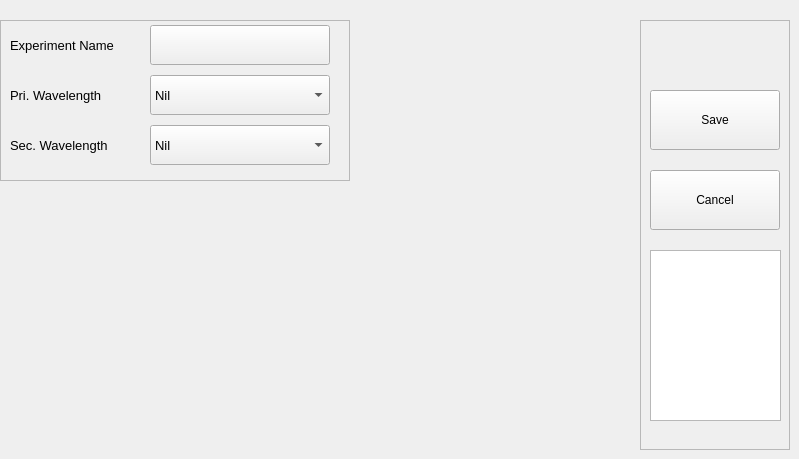
    <widget class="QWidget" name="page_5">
     <widget class="QFrame" name="frame_11">
      <property name="geometry">
       <rect>
        <x>0</x>
        <y>20</y>
        <width>350</width>
        <height>161</height>
       </rect>
      </property>
      <property name="frameShape">
       <enum>QFrame::StyledPanel</enum>
      </property>
      <property name="frameShadow">
       <enum>QFrame::Raised</enum>
      </property>
      <widget class="QLabel" name="label_34">
       <property name="geometry">
        <rect>
         <x>10</x>
         <y>15</y>
         <width>135</width>
         <height>20</height>
        </rect>
       </property>
       <property name="font">
        <font>
         <pointsize>10</pointsize>
        </font>
       </property>
       <property name="text">
        <string>Experiment Name</string>
       </property>
      </widget>
      <widget class="QLabel" name="label_35">
       <property name="geometry">
        <rect>
         <x>10</x>
         <y>65</y>
         <width>135</width>
         <height>20</height>
        </rect>
       </property>
       <property name="font">
        <font>
         <pointsize>10</pointsize>
        </font>
       </property>
       <property name="text">
        <string>Pri. Wavelength</string>
       </property>
      </widget>
      <widget class="QLabel" name="label_36">
       <property name="geometry">
        <rect>
         <x>10</x>
         <y>115</y>
         <width>135</width>
         <height>20</height>
        </rect>
       </property>
       <property name="font">
        <font>
         <pointsize>10</pointsize>
        </font>
       </property>
       <property name="text">
        <string>Sec. Wavelength</string>
       </property>
      </widget>
      <widget class="QPushButton" name="pushButton_46">
       <property name="geometry">
        <rect>
         <x>150</x>
         <y>5</y>
         <width>180</width>
         <height>40</height>
        </rect>
       </property>
       <property name="font">
        <font>
         <pointsize>10</pointsize>
        </font>
       </property>
       <property name="styleSheet">
        <string notr="true">/*text-align:left</string>
       </property>
       <property name="text">
        <string/>
       </property>
      </widget>
      <widget class="QComboBox" name="comboBox_8">
       <property name="geometry">
        <rect>
         <x>150</x>
         <y>55</y>
         <width>180</width>
         <height>40</height>
        </rect>
       </property>
       <property name="font">
        <font>
         <pointsize>10</pointsize>
        </font>
       </property>
       <item>
        <property name="text">
         <string>Nil</string>
        </property>
       </item>
       <item>
        <property name="text">
         <string>405</string>
        </property>
       </item>
       <item>
        <property name="text">
         <string>450</string>
        </property>
       </item>
       <item>
        <property name="text">
         <string>490</string>
        </property>
       </item>
       <item>
        <property name="text">
         <string>630</string>
        </property>
       </item>
       <item>
        <property name="text">
         <string>OPTIONAL</string>
        </property>
       </item>
      </widget>
      <widget class="QComboBox" name="comboBox_9">
       <property name="geometry">
        <rect>
         <x>150</x>
         <y>105</y>
         <width>180</width>
         <height>40</height>
        </rect>
       </property>
       <property name="font">
        <font>
         <pointsize>10</pointsize>
        </font>
       </property>
       <item>
        <property name="text">
         <string>Nil</string>
        </property>
       </item>
       <item>
        <property name="text">
         <string>405</string>
        </property>
       </item>
       <item>
        <property name="text">
         <string>450</string>
        </property>
       </item>
       <item>
        <property name="text">
         <string>490</string>
        </property>
       </item>
       <item>
        <property name="text">
         <string>630</string>
        </property>
       </item>
       <item>
        <property name="text">
         <string>OPTIONAL</string>
        </property>
       </item>
      </widget>
     </widget>
     <widget class="QFrame" name="frame_12">
      <property name="geometry">
       <rect>
        <x>640</x>
        <y>20</y>
        <width>150</width>
        <height>430</height>
       </rect>
      </property>
      <property name="frameShape">
       <enum>QFrame::StyledPanel</enum>
      </property>
      <property name="frameShadow">
       <enum>QFrame::Raised</enum>
      </property>
      <widget class="QToolButton" name="toolButton_16">
       <property name="geometry">
        <rect>
         <x>10</x>
         <y>70</y>
         <width>130</width>
         <height>60</height>
        </rect>
       </property>
       <property name="text">
        <string>Save</string>
       </property>
      </widget>
      <widget class="QToolButton" name="toolButton_17">
       <property name="geometry">
        <rect>
         <x>10</x>
         <y>150</y>
         <width>130</width>
         <height>60</height>
        </rect>
       </property>
       <property name="text">
        <string>Cancel</string>
       </property>
      </widget>
      <widget class="QTextBrowser" name="textBrowser">
       <property name="geometry">
        <rect>
         <x>10</x>
         <y>230</y>
         <width>131</width>
         <height>171</height>
        </rect>
       </property>
      </widget>
     </widget>
    </widget>
